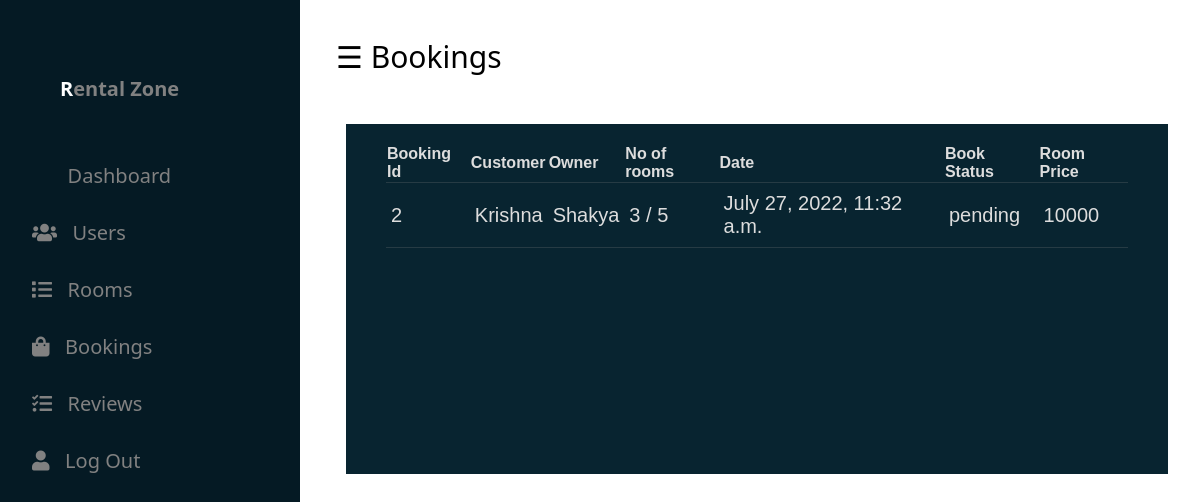
The app's page /accounts/dashBooking/, older data.
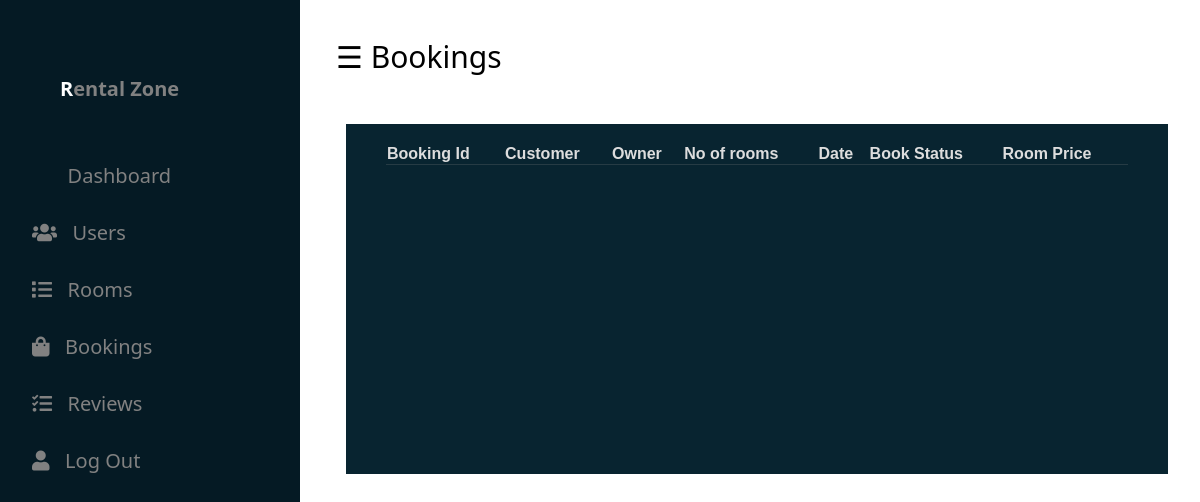
The same page, newer data.
### rooms/models.py (models this page shows, shortened)
class Booking(models.Model):
   customer = models.ForeignKey(CustomUser, on_delete=models.SET_NULL, null=True,related_name='customer_booking')
   room = models.ForeignKey(Room, on_delete=models.CASCADE, related_name='room_booking')
   number_of_rooms = models.PositiveIntegerField(default=0)
   book_date =  models.DateTimeField(auto_now_add = True)
   checkin_date = models.DateTimeField(blank=True, null=True)
   payment_method = models.CharField(max_length=15, choices=PAYMENT_METHOD, default='offline', null=True,blank=True)
   amount = models.PositiveIntegerField(default=0)
   paid = models.BooleanField(default=False)
   book_status = models.CharField(max_length=15, choices=BOOK_STATUS, default="pending")

class Room(models.Model):
   owner = models.ForeignKey(CustomUser,on_delete=models.CASCADE)
   number_of_room = models.PositiveIntegerField(default=0,null=True,blank=True)
   available_rooms = models.PositiveIntegerField(default=0,null=True,blank=True)
   room_price = models.PositiveIntegerField(default=0,null=True,blank=True)
   area_of_room = models.CharField(max_length=45,null=True,blank=True)
   floor = models.CharField(max_length=45,null=True,blank=True)
   parking = models.BooleanField(default=False,null=True,blank=True)
   address = models.CharField(max_length=100,null=True,blank=True)
   city = models.CharField(max_length=25,null=True,blank=True)
   state = models.CharField(max_length=25,null=True,blank=True)
   country = models.CharField(max_length=25,null=True,blank=True)
   image1 =  models.ImageField(upload_to='rooms/', null=True, blank=True )
   image2 = models.ImageField(upload_to='rooms/', null=True, blank=True)
   image3 = models.ImageField(upload_to='rooms/', null=True, blank=True)
   image4 = models.ImageField(upload_to='rooms/', null=True, blank=True)
   description = models.TextField(null=True, blank=True)
   map_link= models.TextField(null=True, blank=True)

### accounts/models.py (models this page shows)
class CustomUser(models.Model):
    user = models.OneToOneField(User, on_delete=models.CASCADE)
    phone = models.CharField(max_length=10,null=True,blank=True)
    user_type = models.CharField(max_length=15,null=True,blank=True)
    address =  models.CharField(max_length=30, null=True,blank=True)
    certificate = models.ImageField(upload_to='certificate', null=True,blank=True)
    def __str__(self):
        return self.user.username

### accounts/views.py (the view)
# urls.py: path('dashBooking/',views.dashBooking,name="dashBooking"),
def dashBooking(request):
    bookings = Booking.objects.all()
    context = {'bookings':bookings}
    return render(request,'dashboard/dashBooking.html',context)

### templates/dashboard/dashBooking.html (shortened to what this page needs)
{% extends './dashBase.html' %}
{% load static %}
{% block content %}
<div id="main">
        <div class="head">
            <div class="col-div-6">
    <span style="font-size:30px;cursor:pointer; color: rgb(0, 0, 0);" class="nav"  >&#9776; Bookings</span>
    </div>
    <br>
    <br>
    <br><br>
    <div class="col-div-8">
		<div class="box-8">
		<div class="content-box">
      <table class="appointments">
        <thead>
            <th scope="col">Booking Id</th>
            <th scope="col">Customer</th>
            <th scope="col">Owner</th>
            <th scope="col">No of rooms</th>
            <th scope="col">Date</th>
            <th scope="col">Book Status</th>
            <th scope="col">Room Price</th>
        </thead>
        <tbody>
            {% for book in bookings %}
            <tr>
              <td>{{book.id}} </td>
              <td>{{book.customer}}</td>
              <td>{{book.room.owner}}</td>
              <td>{{book.number_of_rooms}} / {{book.room.number_of_room}} </td>
              <td>{{book.book_date}} </td>
              <td>{{book.book_status}} </td>
              <td>{{book.room.room_price}} </td>
            </tr>
           {% endfor %}
          </tbody>
        </table>
                </div>
                </div>
                </div>
                </div>
                </div>
            </body>
            {% endblock content %}

Row changes from the older to the newer data that the page shows:
removed Booking: id "2", customer "Krishna", room.owner "Shakya", number_of_rooms "3", room.number_of_room "5", book_date "July 27, 2022, 11:32 a.m.", book_status "pending", room.room_price "10000"
